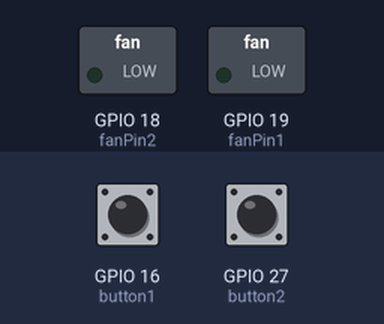
A sketch run on a simulated ESP32. On the bench: switched loads named in the sketch (green lamp = pin HIGH). The test bench sets the inputs (shaded band); at power-on: GPIO 16 (button1) HIGH, GPIO 27 (button2) HIGH.

Above: at 1.2 s.
1.3 s: GPIO 16 (button1) pulled LOW for 0.15 s
At 1.37 s:
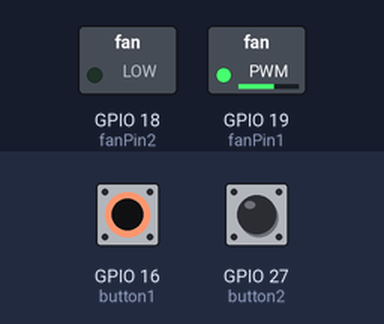
2.9 s: GPIO 27 (button2) pulled LOW for 0.15 s
At 2.97 s:
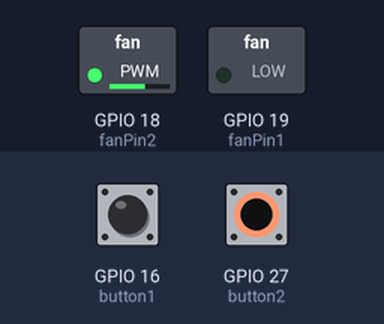
4.5 s: GPIO 27 (button2) pulled LOW for 3.2 s
At 8.5 s:
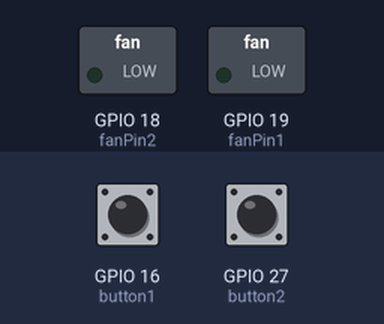
9.2 s: GPIO 16 (button1) pulled LOW for 1 s
At 9.6 s:
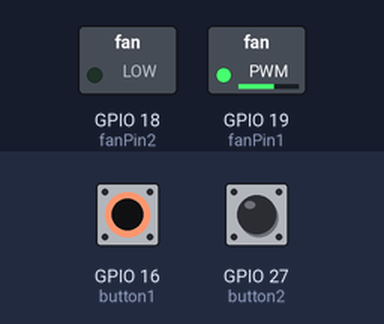
11.7 s: GPIO 16 (button1) pulled LOW for 3.2 s
At 15.2 s:
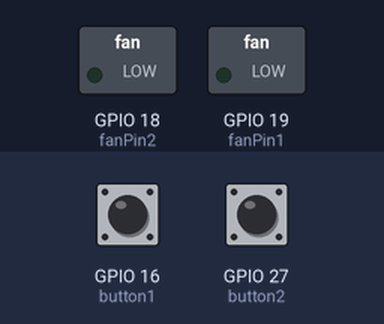
Timing chart, 0 to 16.7 s (numbered marks = the images above; inputs shaded):
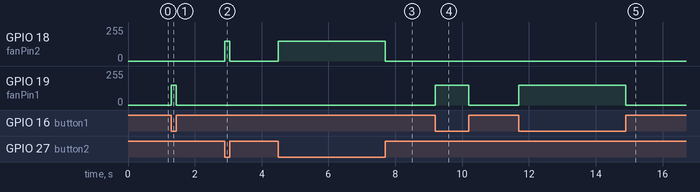

The sketch:

FAN_Button.ino
```cpp
#include <analogWrite.h>
#define fanPin1 19
#define fanPin2 18
#define button1 16
#define button2 27

void setup() {
  pinMode(fanPin1, OUTPUT);
  pinMode(fanPin2, OUTPUT);
  pinMode(button1, INPUT);
  pinMode(button2, INPUT);
}

void loop() {
  bool buttonState1 = digitalRead(button1);
  bool buttonState2 = digitalRead(button2);

  if (buttonState1 == LOW){
    clockwise();
  }
  if(buttonState2 == LOW){
    counter_clockwise();
  }
  if(buttonState1 == HIGH && buttonState2 == HIGH){
    fan_off();
  }
}
```

fan_control.ino
```cpp
void clockwise(){
  analogWrite(fanPin1,150);
  digitalWrite(fanPin2,LOW);
}

void fan_off(){
  analogWrite(fanPin1,0);
  analogWrite(fanPin2,0);
}

void counter_clockwise(){
  digitalWrite(fanPin1,LOW);
  analogWrite(fanPin2,150);
}
```

Measured:
- after the input at 1.3 s, GPIO 19 (fanPin1): 0/255 → 150/255 at once, → 0/255 0.15 s later
- after the input at 2.9 s, GPIO 18 (fanPin2): 0/255 → 150/255 at once, → 0/255 0.15 s later
- after the input at 4.5 s, GPIO 18 (fanPin2): 0/255 → 150/255 at once, → 0/255 3.2 s later
- after the input at 9.2 s, GPIO 19 (fanPin1): 0/255 → 150/255 at once, → 0/255 1.0 s later
- after the input at 11.7 s, GPIO 19 (fanPin1): 0/255 → 150/255 at once, → 0/255 3.2 s later
